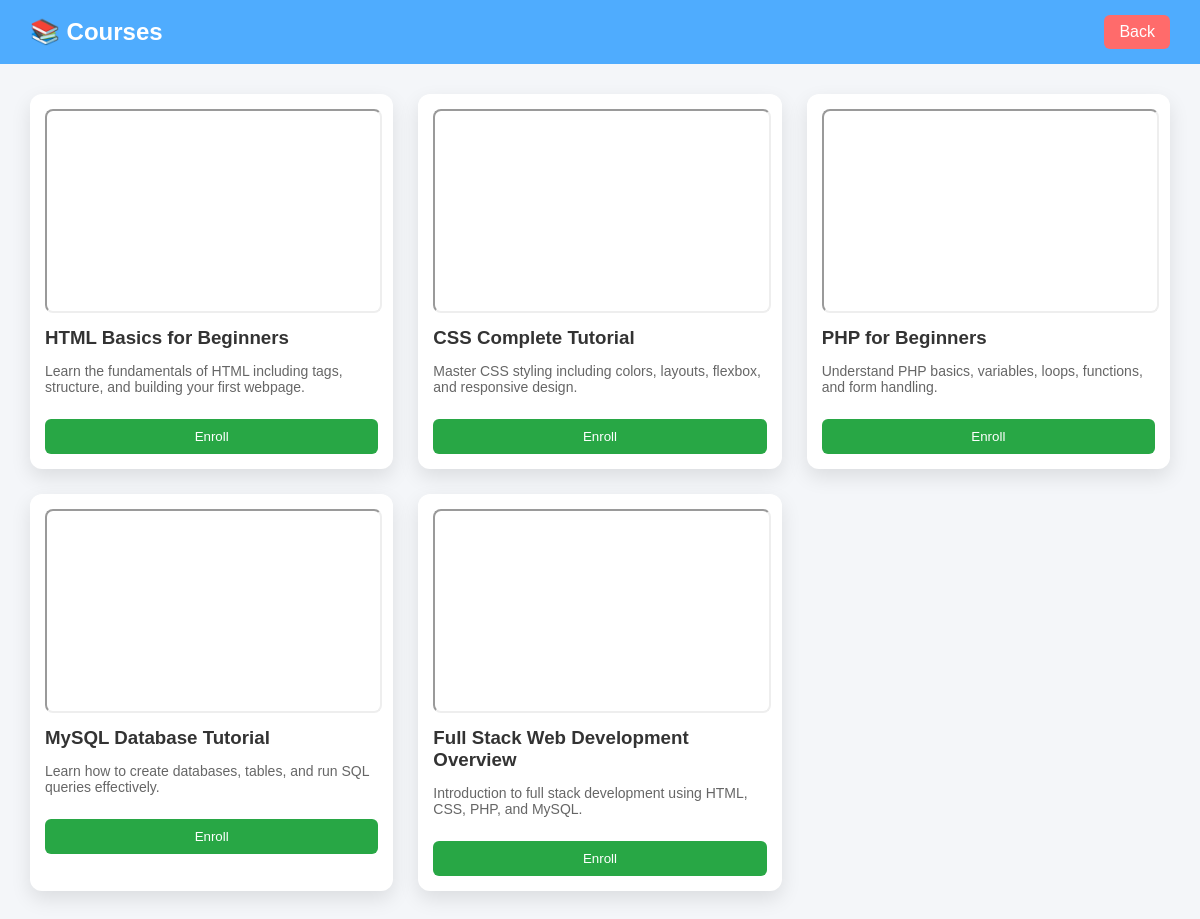
/courses.php, run on the app's committed database.
### tables this page shows
CREATE TABLE courses (
    id INT AUTO_INCREMENT PRIMARY KEY,
    title VARCHAR(255),
    description TEXT,
    video_url VARCHAR(255)
);

### courses.php (the view, shortened to what this page needs)
<?php
include('connection.php');
?>
<!DOCTYPE html>
<html>
<head>
</head>
<body>
<header>
    <h2>📚 Courses</h2>
    <a href="dashboard.php">Back</a>
</header>
<div class="container">
<?php
$result = $conn->query("SELECT * FROM courses");
while ($row = $result->fetch_assoc()) {
?>
    <div class="card">
        <iframe height="200" src="<?php echo $row['video_url']; ?>" allowfullscreen></iframe>
        <h3><?php echo $row['title']; ?></h3>
        <p><?php echo $row['description']; ?></p>
        <form method="POST">
            <button class="btn" name="enroll">Enroll</button>
        </form>
    </div>
<?php
}
?>
</div>
</body>
</html>

### courses.php (style rules this page uses)
body { margin: 0; font-family: Arial, sans-serif; background: #f4f6f9; }
header { background: #4facfe; color: white; padding: 15px 30px; display: flex; justify-content: space-between; align-items: center; }
header h2 { margin: 0; }
header a { text-decoration: none; color: white; background: #ff6b6b; padding: 8px 15px; border-radius: 6px; }
.container { padding: 30px; display: grid; grid-template-columns: repeat(auto-fit, minmax(300px, 1fr)); gap: 25px; }
.card { background: white; border-radius: 12px; box-shadow: 0 8px 20px rgba(0,0,0,0.1); padding: 15px; transition: 0.3s; }
.card h3 { margin: 10px 0; color: #333; }
.card p { color: #666; font-size: 14px; }
iframe { width: 100%; border-radius: 8px; }
.btn { margin-top: 10px; width: 100%; padding: 10px; background: #28a745; border: none; color: white; border-radius: 6px; cursor: pointer; }

### data on the page
courses: title "HTML Basics for Beginners", description "Learn the fundamentals of HTML including tags, structure, and building your first webpage."
courses: title "CSS Complete Tutorial", description "Master CSS styling including colors, layouts, flexbox, and responsive design."
courses: title "PHP for Beginners", description "Understand PHP basics, variables, loops, functions, and form handling."
courses: title "MySQL Database Tutorial", description "Learn how to create databases, tables, and run SQL queries effectively."
courses: title "Full Stack Web Development Overview", description "Introduction to full stack development using HTML, CSS, PHP, and MySQL."
